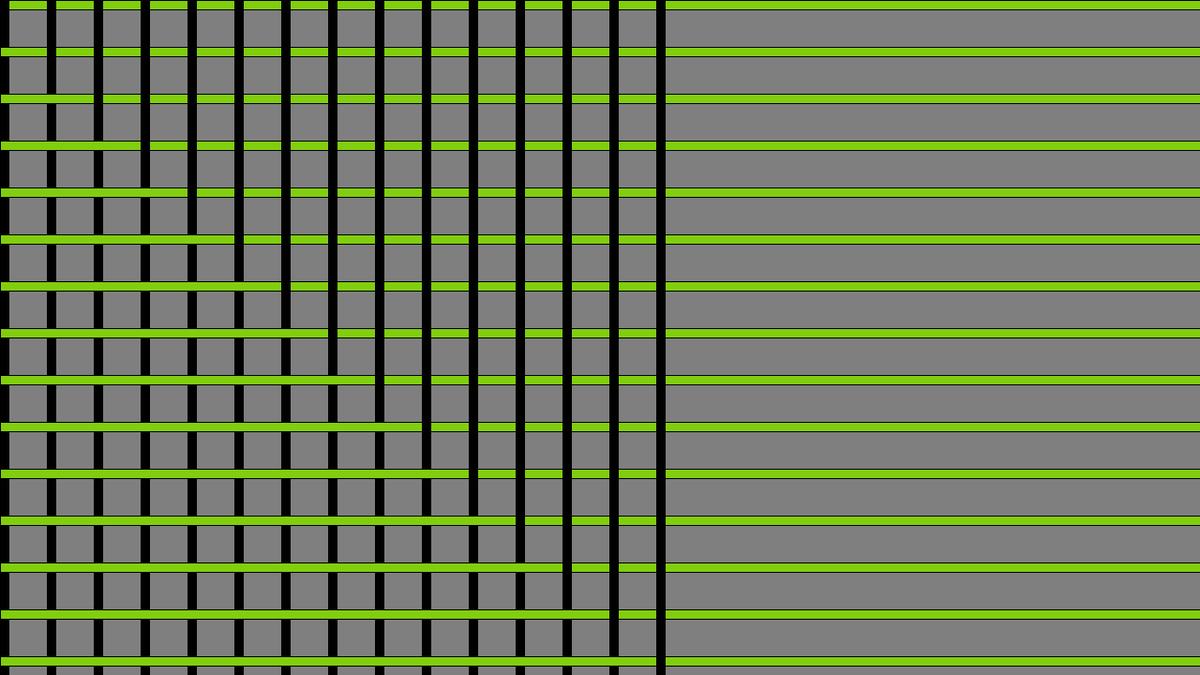
Frame 1 (no input)
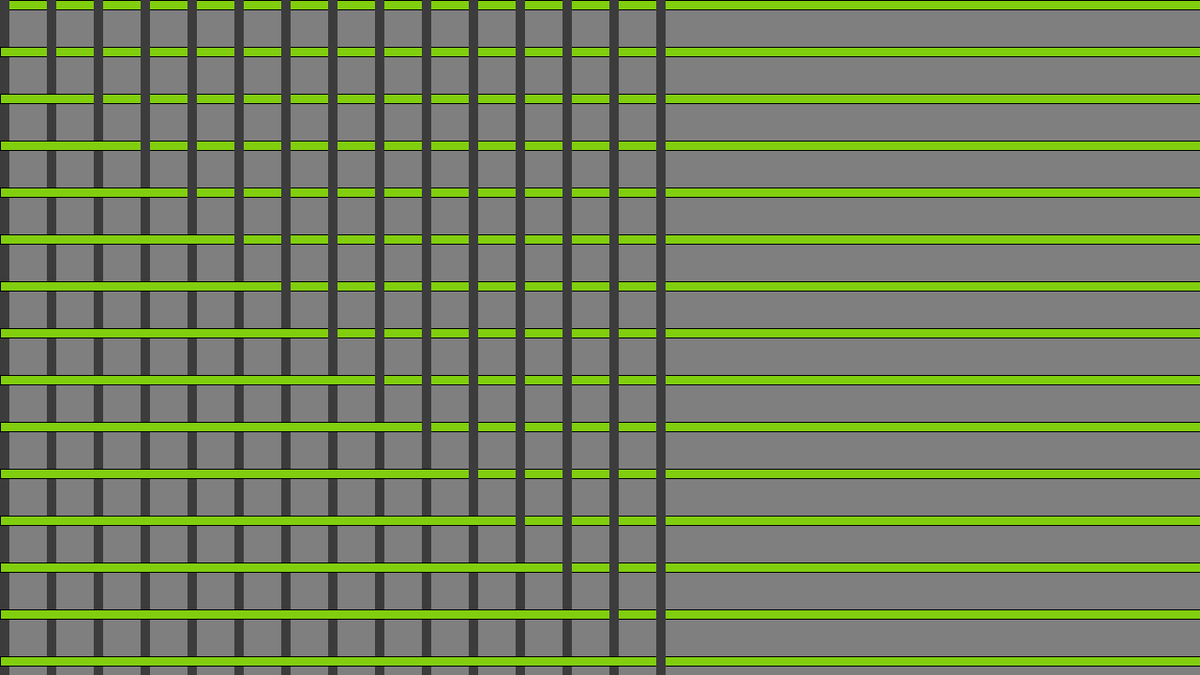
Frame 60 (the mouse pressed at the canvas centre just before this capture)
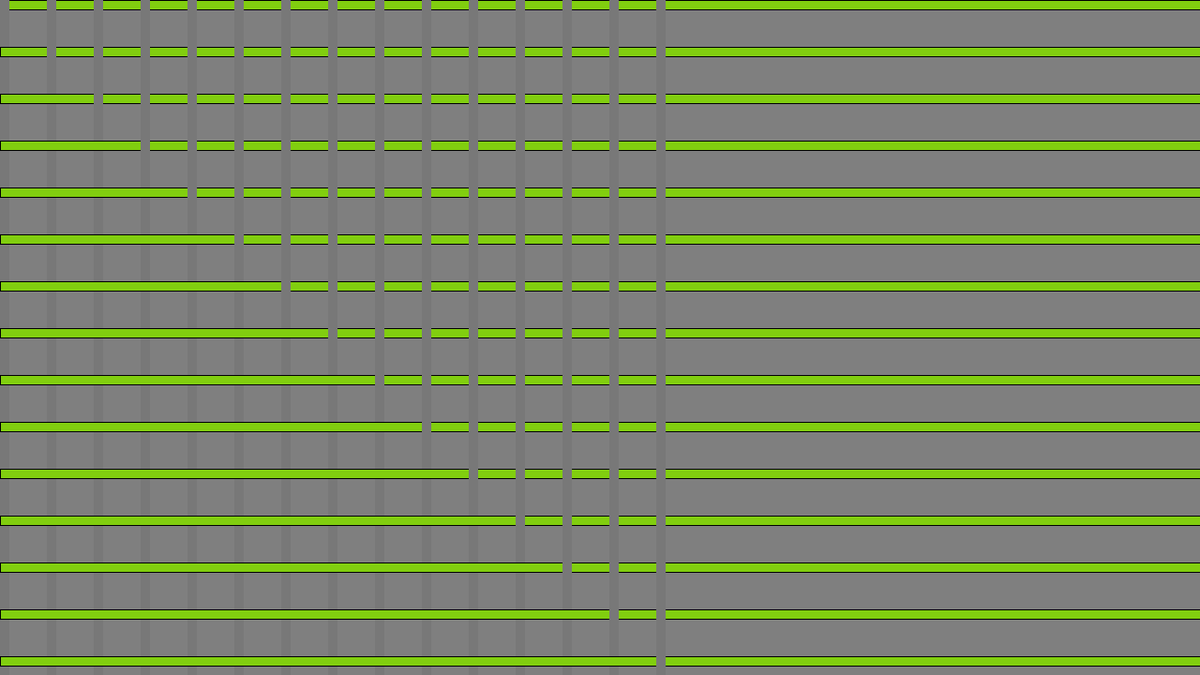
Frame 120 (the mouse held since frame 60 and released just before this capture)

The Processing sketch that drew these frames (run headless with seeded random() and noise(); from frame 60 on, the mouse is pressed at the canvas centre):

// Processing sketch: forExample
// ── forExample.pde
int j = 0;

void setup() {
  size(1280, 720);
}

void draw() {
  if (j == 255)
    j = 0;
  j++;
  
  background(127);
  for (int i = 0; i < height; i += 50) {
    fill(129, 206, 15);
    stroke(0);
    rect(0, i, width, 10);
    fill(j);
    noStroke();
    rect(i, 0, 10, height);
  }
}
